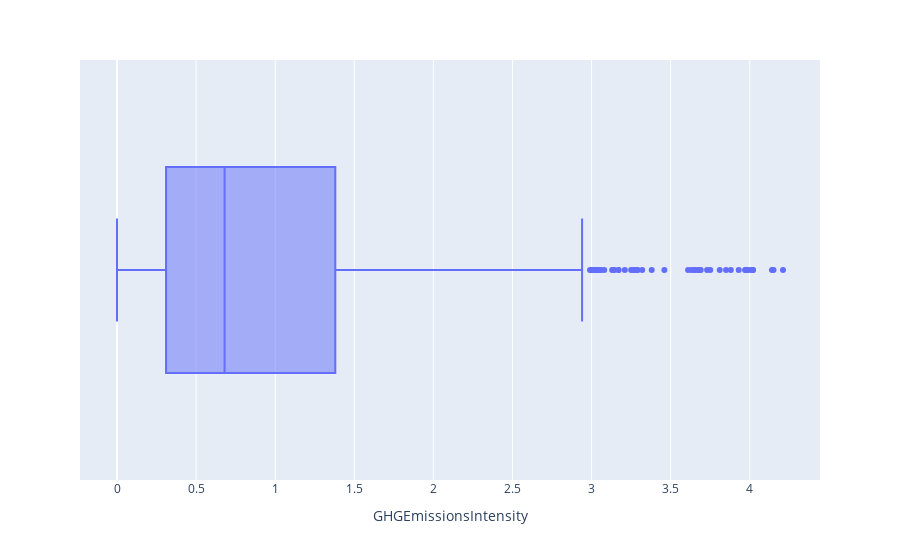
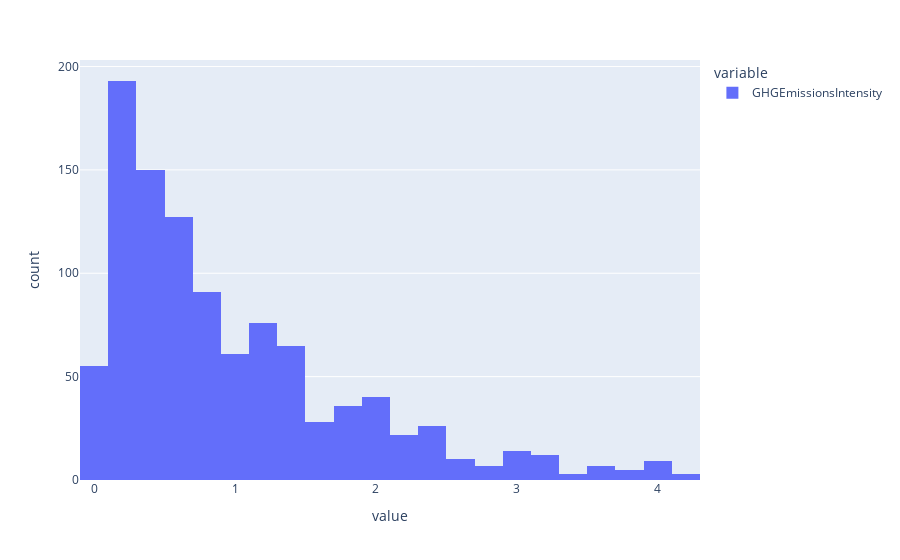

Notebook cell for these charts, in order:
### Code cell
boxplot_hist(df,'GHGEmissionsIntensity')

### Figure 1 — Plotly figure (JSON) as saved in the notebook; plotly's stock layout.template omitted (floating-point values rounded to 4 significant figures; data arrays with more than 128 entries replaced by an {"elided": "..."} marker saying what was removed)
{"data": [{"alignmentgroup": "True", "hovertemplate": "GHGEmissionsIntensity=%{x}<extra></extra>", "legendgroup": "", "marker": {"color": "#636efa"}, "name": "", "notched": false, "offsetgroup": "", "orientation": "h", "showlegend": false, "type": "box", "x": {"elided": "1040 float values"}, "x0": " ", "xaxis": "x", "y0": " ", "yaxis": "y"}], "layout": {"boxmode": "group", "legend": {"tracegroupgap": 0}, "margin": {"t": 60}, "xaxis": {"anchor": "y", "domain": [0, 1], "title": {"text": "GHGEmissionsIntensity"}}, "yaxis": {"anchor": "x", "domain": [0, 1]}}}

### Figure 2 — Plotly figure (JSON) as saved in the notebook; plotly's stock layout.template omitted (floating-point values rounded to 4 significant figures; data arrays with more than 128 entries replaced by an {"elided": "..."} marker saying what was removed)
{"data": [{"alignmentgroup": "True", "bingroup": "x", "hovertemplate": "variable=GHGEmissionsIntensity<br>value=%{x}<br>count=%{y}<extra></extra>", "legendgroup": "GHGEmissionsIntensity", "marker": {"color": "#636efa", "pattern": {"shape": ""}}, "name": "GHGEmissionsIntensity", "nbinsx": 24, "offsetgroup": "GHGEmissionsIntensity", "orientation": "v", "showlegend": true, "type": "histogram", "x": {"elided": "1040 float values"}, "xaxis": "x", "yaxis": "y"}], "layout": {"barmode": "relative", "legend": {"title": {"text": "variable"}, "tracegroupgap": 0}, "margin": {"t": 60}, "xaxis": {"anchor": "y", "domain": [0, 1], "title": {"text": "value"}}, "yaxis": {"anchor": "x", "domain": [0, 1], "title": {"text": "count"}}}}
